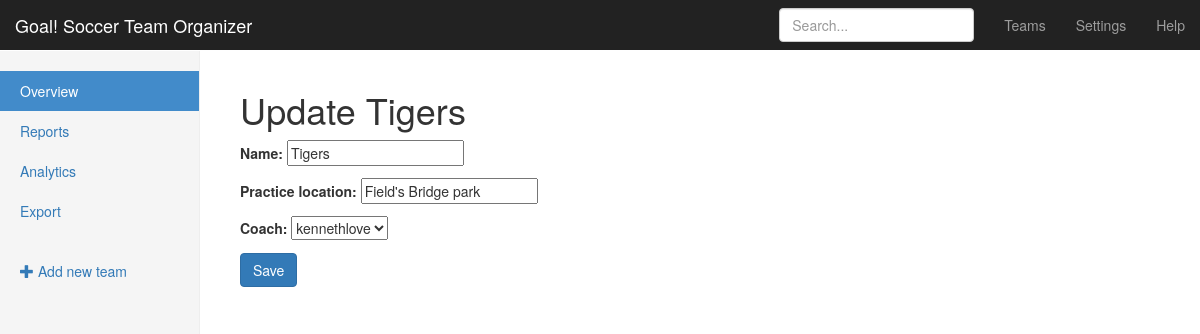
Page /teams/edit/1/ (signed in) on the earlier database version.
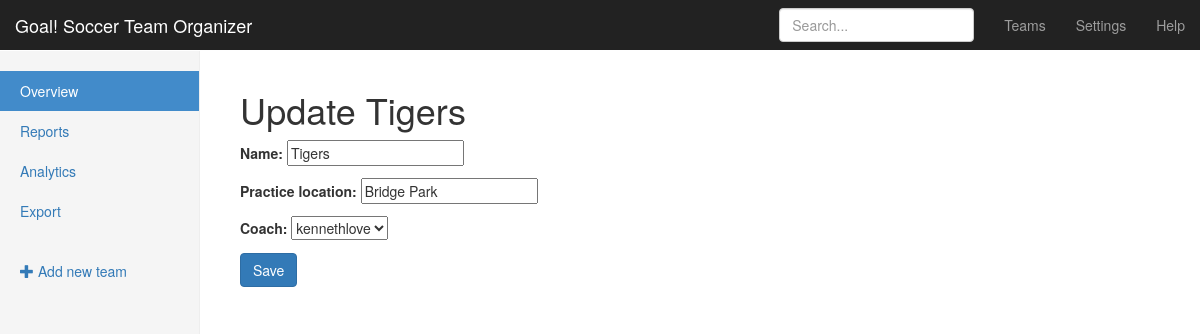
Same page on the later database version.
### teams/models.py (models this page shows, shortened)
class Team(models.Model):
    name = models.CharField(max_length=255)
    coach = models.ForeignKey(User, related_name='teams')
    practice_location = models.CharField(max_length=255)

### teams/views.py (the view)
# urls.py: url(r'^edit/(?P<pk>\d+)/$', views.TeamUpdateView.as_view(), name='update'),
class TeamUpdateView(LoginRequiredMixin, PageTitleMixin, UpdateView):
    fields = ('name', 'practice_location', 'coach')
    model = models.Team
    def get_page_title(self):
        obj = self.get_object()
        return 'Update {}'.format(obj.name)

### teams/mixins.py (called while the page is built)
    def get_context_data(self, **kwargs):
        context = super().get_context_data(**kwargs)
        context['page_title'] = self.get_page_title()
        return context

### teams/templates/teams/team_form.html (shortened to what this page needs)
{% extends "teams/_layout.html" %}
{% block body_content %}
<h1>{{ page_title }}</h1>
<form method='POST'>
	{{ form.as_p }}
	<input type="submit" class="btn btn-primary" value="Save">
</form>
{% endblock %}

Differences in the rows shown:
changed Team "Tigers": practice_location "Field's Bridge park" → "Bridge Park"
